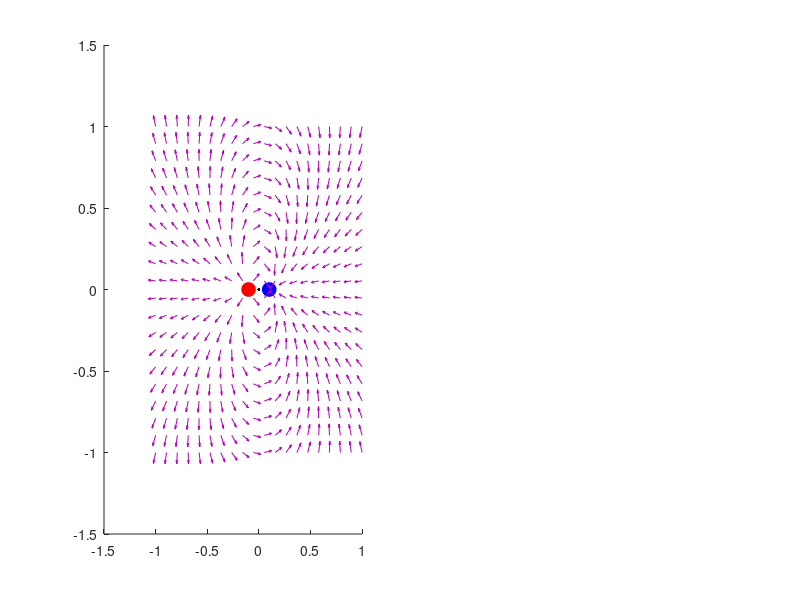

Write the MATLAB code that produced this figure. (Note: this script raises an error after producing the figure.)
% Script para visualizar el campo eléctrico de un dipolo
% Integrantes del equipo: Emiliano Mendez, Oscar Ortiz, Luis Salazar, Veronica Zapata
% Parámetros constantes
q1 = 1e-6;          % Carga positiva (C)
q2 = -1e-6;         % Carga negativa (C)
pos1 = [-0.1, 0];   % Posición de q1
pos2 = [0.1, 0];    % Posición de q2

% Parámetros de visualización
N = 20;             % Resolución de la malla
lim = 1;            % Límites del espacio
kC = 9e9;           % Constante de Coulomb (N·m^2/C^2)

% Crear malla usando la funcion de meshgrid
[xG, yG] = meshgrid(linspace(-lim, lim, N), linspace(-lim, lim, N));

% Iniciación de la matriz de los campos electricos en el eje x y en el eje y
Ex = zeros(size(xG));
Ey = zeros(size(yG));

% Figura para graficar 
figure('Name', 'Campo Eléctrico de Dipolos');
subplot(1, 2, 1); % Subfigura para el campo vectorial

% Calcular el campo eléctrico en cada punto
for i = 1:size(xG, 1)
    for j = 1:size(xG, 2)
        % Campo por q1
        % Se cacula el vector que va desde un punto hasta la carga
        r1x = xG(i, j) - pos1(1);
        r1y = yG(i, j) - pos1(2);
        r1 = sqrt(r1x^2 + r1y^2);
        
        % Usar la funcion matemática eps para disminuir los errores
        % por redondeo
        Ex1 = kC * q1 * r1x / (r1^3 + eps);
        Ey1 = kC * q1 * r1y / (r1^3 + eps);

        % Campo por q2
        % Se cacula el vector que va desde un punto hasta la carga
        r2x = xG(i, j) - pos2(1);
        r2y = yG(i, j) - pos2(2);
        r2 = sqrt(r2x^2 + r2y^2);

        % Usar la funcion matemática eps para disminuir los errores
        % por redondeo
        Ex2 = kC * q2 * r2x / (r2^3 + eps);
        Ey2 = kC * q2 * r2y / (r2^3 + eps);

        % Sumar campos
        Ex(i, j) = Ex1 + Ex2;
        Ey(i, j) = Ey1 + Ey2;
    end
end

% Magnitud del campo eléctrico
E = sqrt(Ex.^2 + Ey.^2);

% Calcular el vector unitario de x y de y para graficar vectores
u = Ex ./ (E + eps); 
v = Ey ./ (E + eps);

% Dibujar cargas
hold on;
plot(pos1(1), pos1(2), 'ro', 'MarkerFaceColor', 'r', 'MarkerSize', 10);
plot(pos2(1), pos2(2), 'bo', 'MarkerFaceColor', 'b', 'MarkerSize', 10);

% Dibujar campo eléctrico con quiver
quiver(xG, yG, u, v, 'autoscalefactor', 0.5, 'Color', [0.7 0 0.7]);
plot(0, 0, 'k.');
datatip(plot(0, 0, 'k.'), 'Location', 'northeast');

title('Campo Eléctrico de Dipolos');
axis([-1 1 -1 1]);
xlabel('x (m)');
ylabel('y (m)');
grid on;
box on;

% Subgráfico para magnitud del campo en y = 0.5 y y = 1
subplot(1, 2, 2);
x_points = linspace(-lim, lim, 200);

for i = 1:length(x_points)
    % y = 0.5
    % Se cacula el vector que va desde un punto hasta la carga
    r1x = x_points(i) - pos1(1);
    r1y = 0.5 - pos1(2);
    r1 = sqrt(r1x^2 + r1y^2);

    % Se cacula el vector que va desde un punto hasta la carga
    r2x = x_points(i) - pos2(1);
    r2y = 0.5 - pos2(2);
    r2 = sqrt(r2x^2 + r2y^2);

    % Se calcula el campo electrico de cada particula en el eje x y en el eje y
    Ex1 = kC * q1 * r1x / (r1^3 + eps);
    Ey1 = kC * q1 * r1y / (r1^3 + eps);
    Ex2 = kC * q2 * r2x / (r2^3 + eps);
    Ey2 = kC * q2 * r2y / (r2^3 + eps);
    Ex_total = Ex1 + Ex2;
    Ey_total = Ey1 + Ey2;
    E_y05(i) = sqrt(Ex_total^2 + Ey_total^2);

    % y = 1
    % Se cacula el vector que va desde un punto hasta la carga
    r1y = 1 - pos1(2);
    r1 = sqrt(r1x^2 + r1y^2);
    r2y = 1 - pos2(2);
    r2 = sqrt(r2x^2 + r2y^2);

    % Se calcula el campo electrico de cada particula en el eje x y en el eje y
    Ex1 = kC * q1 * r1x / (r1^3 + eps);
    Ey1 = kC * q1 * r1y / (r1^3 + eps);
    Ex2 = kC * q2 * r2x / (r2^3 + eps);
    Ey2 = kC * q2 * r2y / (r2^3 + eps);
    
    Ex_total = Ex1 + Ex2;
    Ey_total = Ey1 + Ey2;
    E_y1(i) = sqrt(Ex_total^2 + Ey_total^2);
end

% Graficar intensidades
plot(x_points, E_y05, 'ro-', 'MarkerIndices', 1:20:length(x_points));
hold on;
plot(x_points, E_y1, 'bs-', 'MarkerIndices', 1:20:length(x_points));
legend('y = 0.5', 'y = 1', 'Location', 'best');
title('Intensidad del Campo Eléctrico');
xlabel('Posición x (m)');
ylabel('Energía (N/C)');
grid on;

% Título general
sgtitle('Campo Eléctrico de Dipolos');
